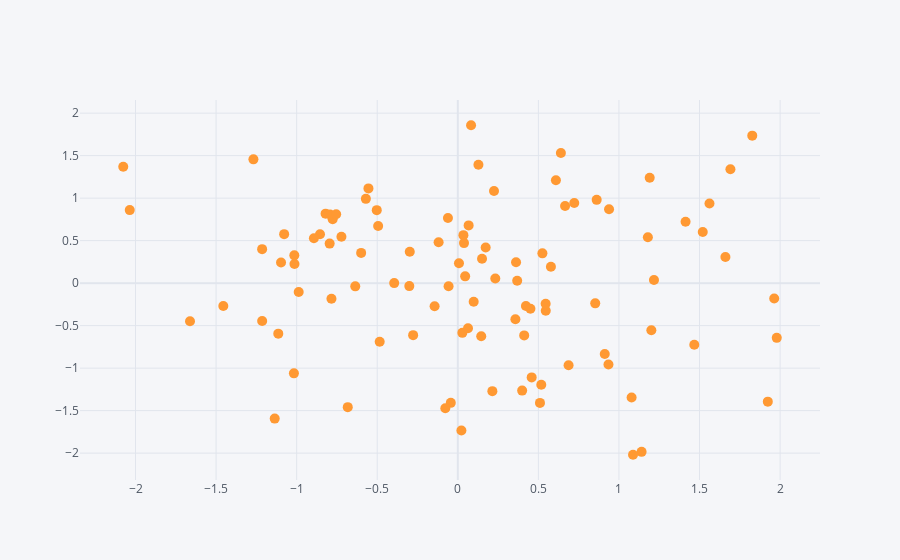

The code cell stored with this chart in its notebook:
### Code cell
df.iplot(kind='scatter',x='A',y='B',size=10,mode='markers')
